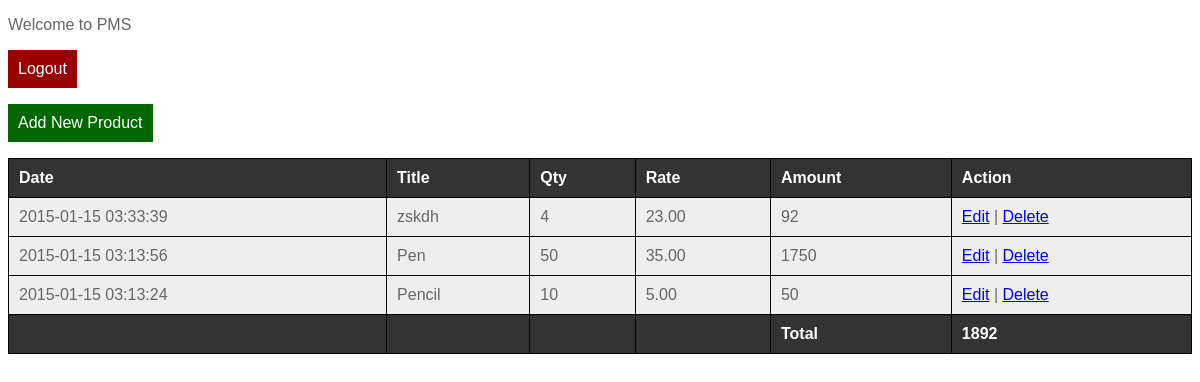
The page /pms/main.php (signed in) on the database its author committed.
### tables this page shows
CREATE TABLE IF NOT EXISTS `tbl_products` (
  `id` int(10) NOT NULL AUTO_INCREMENT,
  `title` varchar(100) NOT NULL,
  `date_added` datetime NOT NULL,
  `qty` int(10) NOT NULL,
  `rate` decimal(10,2) NOT NULL,
  PRIMARY KEY (`id`)
);

### pms/main.php (the view, shortened to what this page needs)
<!DOCTYPE html PUBLIC "-//W3C//DTD XHTML 1.0 Transitional//EN" "http://www.w3.org/TR/xhtml1/DTD/xhtml1-transitional.dtd">
<html xmlns="http://www.w3.org/1999/xhtml">
<head>
</head>
<body>
<p>Welcome to PMS
</p>
<p><a href="logout.php" class="logout">Logout</a></p>
<p><a href="add.php" class="add">Add New Product</a></p>
<table width="100%" border="0" cellspacing="1" cellpadding="0">
  <tr class="head">
    <td>Date</td>
    <td>Title</td>
    <td>Qty</td>
    <td>Rate</td>
    <td>Amount</td>
    <td>Action</td>
  </tr>
  <?php
  $query = "SELECT * FROM tbl_products ORDER BY `date_added` DESC";
  $result = mysql_query($query);
  $num = mysql_num_rows($result);
  $total = 0;
  for($i=1; $i<=$num; $i++)
  	{
		$row = mysql_fetch_array($result);
  ?>
  <tr>
    <td><?php echo $row['date_added']?></td>
    <td><?php echo $row['title']?></td>
    <td><?php echo $row['qty']?></td>
    <td><?php echo $row['rate']?></td>
    <td><?php $amount = $row['qty']*$row['rate'];
	$total = $total+$amount;
	 echo $amount;?></td>
    <td><a href="edit.php?id=<?php echo $row['id']?>">Edit</a> | <a href="delete.php?id=<?php echo $row['id']?>" onclick="Javascript: return confirm('Are you sure you want to delete')">Delete</a></td>
  </tr>
  <?php
	}
  ?>
  <tr class="head">
    <td>&nbsp;</td>
    <td>&nbsp;</td>
    <td>&nbsp;</td>
    <td>&nbsp;</td>
    <td>Total</td>
    <td><?php echo $total;?></td>
  </tr>
</table>
<p>&nbsp;</p>
</body>
</html>

### pms/main.php (style rules this page uses)
body { font-family:Tahoma, Geneva, sans-serif; color:#666; }
table { background-color:#000; }
td { background-color:#eee; padding:10px; }
tr.head td { background:#333; color:#FFF; font-weight:bold; }
.logout { display:inline-block; background-color:#900; color:#FFF; padding:10px; text-decoration:none; }
.add { display:inline-block; background-color:#060; color:#FFF; padding:10px; text-decoration:none; }

### rows shown on the page
tbl_products: date_added "2015-01-15 03:33:39", title "zskdh", qty "4", rate "23.00", amount "92"
tbl_products: date_added "2015-01-15 03:13:56", title "Pen", qty "50", rate "35.00", amount "1750"
tbl_products: date_added "2015-01-15 03:13:24", title "Pencil", qty "10", rate "5.00", amount "50"

### other values the page prints
$total "1892"
